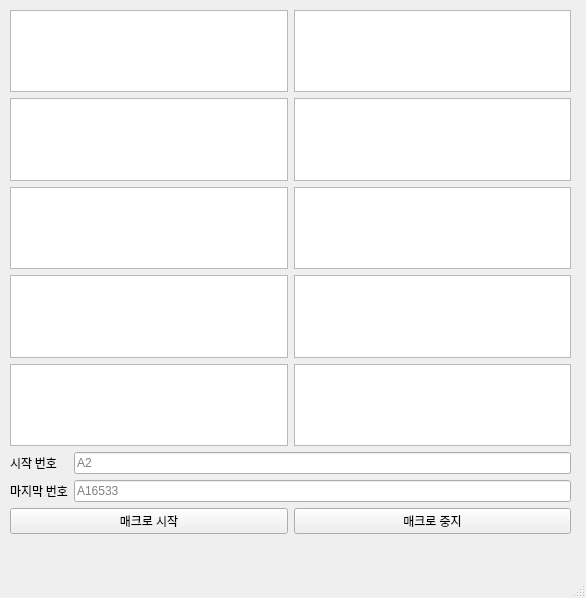
<?xml version="1.0" encoding="UTF-8"?>
<ui version="4.0">
 <class>DomecallCrawling</class>
 <widget class="QMainWindow" name="DomecallCrawling">
  <property name="geometry">
   <rect>
    <x>0</x>
    <y>0</y>
    <width>586</width>
    <height>598</height>
   </rect>
  </property>
  <property name="minimumSize">
   <size>
    <width>383</width>
    <height>436</height>
   </size>
  </property>
  <property name="windowTitle">
   <string>MainWindow</string>
  </property>
  <widget class="QWidget" name="centralwidget">
   <property name="enabled">
    <bool>true</bool>
   </property>
   <widget class="QWidget" name="verticalLayoutWidget_3">
    <property name="geometry">
     <rect>
      <x>10</x>
      <y>10</y>
      <width>561</width>
      <height>524</height>
     </rect>
    </property>
    <layout class="QVBoxLayout" name="sub_layout">
     <item>
      <layout class="QGridLayout" name="gridLayout_2">
       <item row="1" column="0">
        <widget class="QTextBrowser" name="textBrowser_3"/>
       </item>
       <item row="1" column="1">
        <widget class="QTextBrowser" name="textBrowser_4"/>
       </item>
       <item row="3" column="0">
        <widget class="QTextBrowser" name="textBrowser_7"/>
       </item>
       <item row="2" column="0">
        <widget class="QTextBrowser" name="textBrowser_5"/>
       </item>
       <item row="0" column="1">
        <widget class="QTextBrowser" name="textBrowser_2"/>
       </item>
       <item row="2" column="1">
        <widget class="QTextBrowser" name="textBrowser_6"/>
       </item>
       <item row="0" column="0">
        <widget class="QTextBrowser" name="textBrowser_1"/>
       </item>
       <item row="3" column="1">
        <widget class="QTextBrowser" name="textBrowser_8"/>
       </item>
       <item row="4" column="1">
        <widget class="QTextBrowser" name="textBrowser_10"/>
       </item>
       <item row="4" column="0">
        <widget class="QTextBrowser" name="textBrowser_9"/>
       </item>
      </layout>
     </item>
     <item>
      <layout class="QHBoxLayout" name="select_layout">
       <item>
        <layout class="QGridLayout" name="set_grid_layout">
         <item row="0" column="0">
          <layout class="QGridLayout" name="gridLayout">
           <item row="0" column="1">
            <widget class="QLineEdit" name="lineEdit_groupcode">
             <property name="maximumSize">
              <size>
               <width>16777213</width>
               <height>16777215</height>
              </size>
             </property>
             <property name="placeholderText">
              <string>A2</string>
             </property>
            </widget>
           </item>
           <item row="1" column="0">
            <widget class="QLabel" name="pw_label_2">
             <property name="font">
              <font>
               <family>Nanum Gothic</family>
              </font>
             </property>
             <property name="text">
              <string>&lt;html&gt;&lt;head/&gt;&lt;body&gt;&lt;p&gt;마지막 번호&lt;/p&gt;&lt;/body&gt;&lt;/html&gt;</string>
             </property>
             <property name="textFormat">
              <enum>Qt::AutoText</enum>
             </property>
            </widget>
           </item>
           <item row="1" column="1">
            <widget class="QLineEdit" name="lineEdit_datecode">
             <property name="echoMode">
              <enum>QLineEdit::Normal</enum>
             </property>
             <property name="placeholderText">
              <string>A16533</string>
             </property>
            </widget>
           </item>
           <item row="0" column="0">
            <widget class="QLabel" name="id_label_2">
             <property name="font">
              <font>
               <family>Nanum Gothic</family>
              </font>
             </property>
             <property name="text">
              <string>&lt;html&gt;&lt;head/&gt;&lt;body&gt;&lt;p&gt;시작 번호&lt;/p&gt;&lt;/body&gt;&lt;/html&gt;</string>
             </property>
             <property name="textFormat">
              <enum>Qt::AutoText</enum>
             </property>
            </widget>
           </item>
          </layout>
         </item>
        </layout>
       </item>
       <item>
        <layout class="QVBoxLayout" name="radio_layout"/>
       </item>
      </layout>
     </item>
     <item>
      <layout class="QHBoxLayout" name="star_stop_layout">
       <item>
        <widget class="QPushButton" name="MacroStart_bt">
         <property name="text">
          <string>매크로 시작</string>
         </property>
        </widget>
       </item>
       <item>
        <widget class="QPushButton" name="MacroSop_bt">
         <property name="text">
          <string>매크로 중지</string>
         </property>
        </widget>
       </item>
      </layout>
     </item>
    </layout>
   </widget>
  </widget>
  <widget class="QMenuBar" name="menubar">
   <property name="geometry">
    <rect>
     <x>0</x>
     <y>0</y>
     <width>586</width>
     <height>24</height>
    </rect>
   </property>
  </widget>
  <widget class="QStatusBar" name="statusbar"/>
 </widget>
 <tabstops>
  <tabstop>lineEdit_groupcode</tabstop>
  <tabstop>lineEdit_datecode</tabstop>
  <tabstop>MacroStart_bt</tabstop>
  <tabstop>MacroSop_bt</tabstop>
 </tabstops>
 <resources/>
 <connections>
  <connection>
   <sender>MacroStart_bt</sender>
   <signal>clicked()</signal>
   <receiver>DomecallCrawling</receiver>
   <slot>start()</slot>
   <hints>
    <hint type="sourcelabel">
     <x>77</x>
     <y>310</y>
    </hint>
    <hint type="destinationlabel">
     <x>89</x>
     <y>229</y>
    </hint>
   </hints>
  </connection>
  <connection>
   <sender>MacroSop_bt</sender>
   <signal>clicked()</signal>
   <receiver>DomecallCrawling</receiver>
   <slot>stop()</slot>
   <hints>
    <hint type="sourcelabel">
     <x>368</x>
     <y>310</y>
    </hint>
    <hint type="destinationlabel">
     <x>279</x>
     <y>225</y>
    </hint>
   </hints>
  </connection>
 </connections>
 <slots>
  <slot>login()</slot>
  <slot>start()</slot>
  <slot>stop()</slot>
  <slot>code()</slot>
  <slot>nocode()</slot>
 </slots>
</ui>
